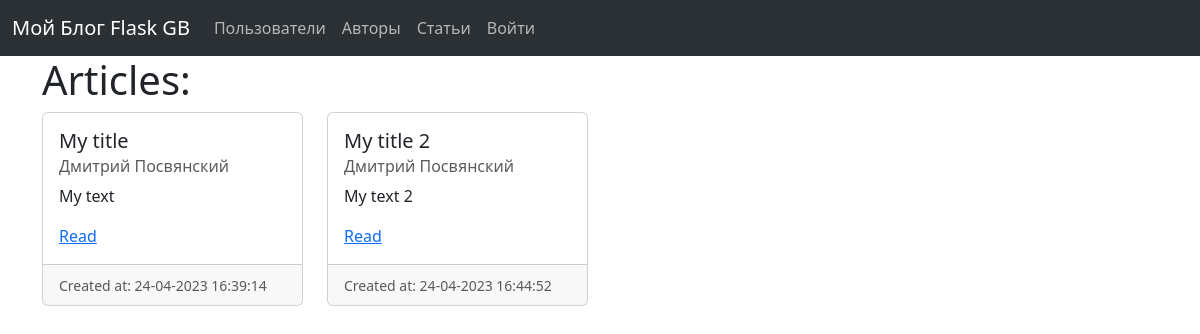
The page /articles/ on the database as committed earlier.
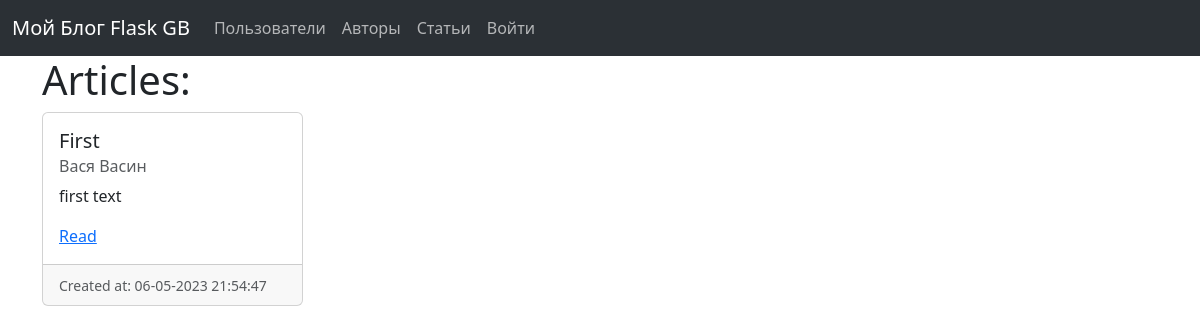
The same page on the database as committed later.
### blog/models/article.py (models this page shows, shortened)
class Article(db.Model):
    __tablename__ = 'articles'
    id = Column(Integer, primary_key=True)
    author_id = Column(Integer, ForeignKey('authors.id'), nullable=False)
    title = Column(String(255), nullable=False, default='', server_default='')
    text = Column(Text, nullable=False, default='', server_default='')
    created_at = Column(DateTime, default=datetime.utcnow, server_default=func.now())
    updated_at = Column(DateTime, default=datetime.utcnow, onupdate=func.now())
    author = relationship('Author', back_populates='articles')
    tags = relationship('Tag', secondary=article_tag_association_table, back_populates='articles')

### blog/models/user.py (models this page shows, shortened)
class User(db.Model, UserMixin):
    id = Column(Integer, primary_key=True)
    first_name = Column(String(255))
    last_name = Column(String(255))
    email = Column(String(255), unique=True)
    password = Column(String(255))
    is_staff = Column(Boolean, default=False)
    author = relationship('Author', uselist=False, back_populates='user')

### blog/article/views.py (the view)
@article.route('/', methods=['GET'])
def article_list():
    articles = Article.query.all()
    return render_template(
        'articles/list.html',
        articles=articles,
    )

### blog/templates/articles/list.html (shortened to what this page needs)
{% extends 'base.html' %}
{% block body %}
    <div class="row">
        <h1>Articles:</h1>
    </div>
    <div class="row row-cols-1 row-cols-md-4 g-4">
        {% for article in articles %}
            <div class="col">
                <div class="card h-100">
                    <div class="card-body">
                        <h5 class="card-title">{{ article.title }}</h5>
                        <h6 class="card-subtitle mb-2 text-muted">{{ article.author.user.first_name }} {{ article.author.user.last_name }}</h6>
                        <p class="card-text">{{ article.text | truncate(50) }} </p>
                        <a href="{{ url_for('article_bp.article_detail', article_id=article.id) }}"
                           class="card-link">Read</a>
                    </div>
                    <div class="card-footer">
                        <small class="text-muted">Created
                            at: {{ article.created_at.strftime('%d-%m-%Y %H:%M:%S') }}</small>
                    </div>
                </div>
            </div>
        {% endfor %}
    </div>
{% endblock %}

### blog/templates/base.html (shortened to what this page needs)
<!doctype html>
<html lang="en">
<head>
    {% block css %}
        <link href="{{ url_for('static', filename='css/bootstrap.min.css') }}" rel="stylesheet">
    {% endblock %}
</head>
<body>
{% include 'navbar.html' %}
<div class="container">
    {% block body %} {% endblock %}
</div>
</body>
</html>

### blog/templates/navbar.html (shortened to what this page needs)
<nav class="navbar navbar-expand-lg bg-body-tertiary" data-bs-theme="dark">
    <div class="container-fluid">
        <a class="navbar-brand" href="#">Мой Блог Flask GB</a>
        <div class="collapse navbar-collapse" id="navbarNavAltMarkup">
            <div class="navbar-nav">
                <a class="nav-link" aria-current="page" href="{{ url_for('user_bp.user_list') }}">Пользователи</a>
                <a class="nav-link" aria-current="page" href="{{ url_for('author.author_list') }}">Авторы</a>
                <a class="nav-link" href="{{ url_for('article_bp.article_list') }}">Статьи</a>
                {% if current_user.is_authenticated %}
                     <a class="nav-link" href="{{ url_for('article_bp.create_article_form') }}">Создать статью</a>
                    <a class="nav-link" href="{{ url_for('auth.logout') }}">Выйти</a>
                {% else %}
                    <a href="{{ url_for('auth.login') }}"
                       class="nav-link {% if request.endpoint == 'login' -%}active{%- endif %}">
                        Войти
                    </a>
                {% endif %}
            </div>
        </div>
    </div>
</nav>

Rows that differ between the two databases and show on the page:
removed Article: title "My title", author.user.first_name "Дмитрий", author.user.last_name "Посвянский", text "My text", created_at "24-04-2023 16:39:14"
removed Article: title "My title 2", author.user.first_name "Дмитрий", author.user.last_name "Посвянский", text "My text 2", created_at "24-04-2023 16:44:52"
added Article: title "First", author.user.first_name "Вася", author.user.last_name "Васин", text "first text", created_at "06-05-2023 21:54:47"
